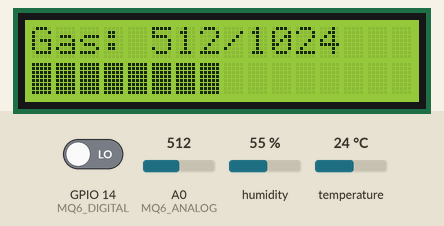
The program below on a simulated ESP8266 (NodeMCU). Parts: 16×2 character LCD. The test bench sets the inputs (shaded band); at power-on: A0 (MQ6_ANALOG) = 512, GPIO 14 (MQ6_DIGITAL) LOW, humidity 55 %, temperature 24 °C. WiFi joins after 1.5 s; servers stay silent unless stated; uploads are accepted with an empty reply; what the program prints to the serial monitor is not drawn.

Above: at 7.8 s.
7.9 s: A0 (MQ6_ANALOG) set to 290
At 10.3 s:
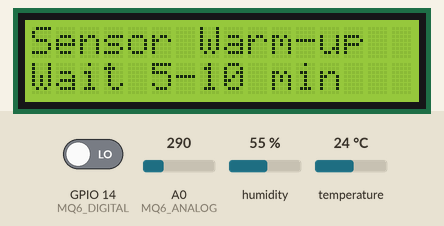
14.3 s: A0 (MQ6_ANALOG) set to 122
At 19.6 s:
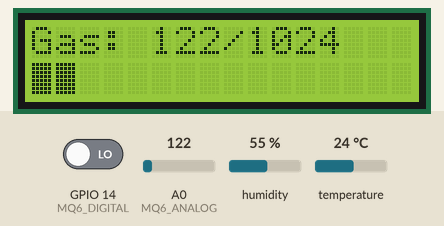
20.4 s: A0 (MQ6_ANALOG) set to 10
At 22.7 s:
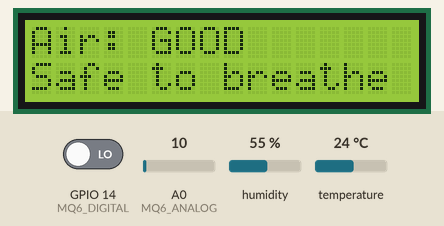
26.5 s: A0 (MQ6_ANALOG) set to 716
At 31.9 s:
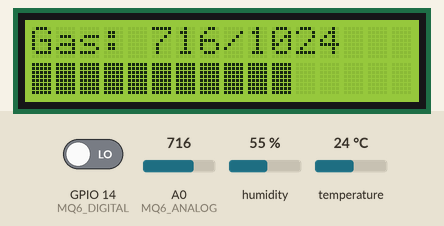
32.7 s: A0 (MQ6_ANALOG) set to 900
At 34.1 s:
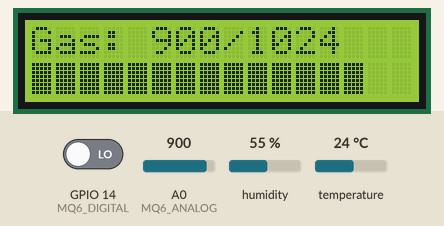
38.8 s: A0 (MQ6_ANALOG) set to 1023
At 44.1 s:
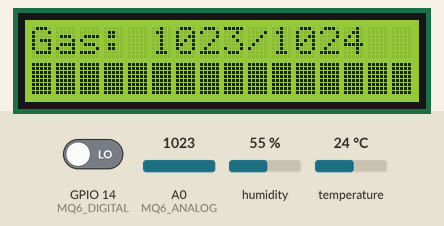
Timing chart, 0 to 45.6 s (numbered marks = the images above; inputs shaded):
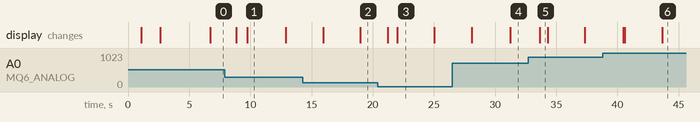

Measured:
- after the input at 7.9 s, the display: first changes after 0.94 s (image 1 shows a later state)
- after the input at 14.3 s, the display: first differs from a run without the input after 4.7 s (image 2)
- after the input at 20.4 s, the display: first changes after 0.82 s (image 3 shows a later state)
- after the input at 26.5 s, the display: first differs from a run without the input after 4.7 s (image 4)
- after the input at 32.7 s, the display: changes after 0.95 s (image 5)
- after the input at 38.8 s, the display: first differs from a run without the input after 4.9 s (image 6)
- what the display in image 1 shows lasts 3.2 s, from 9.7 s to 12.9 s

The program:

main.cpp
```cpp
/*
 * ESP8266 IoT Sensor Monitor with WiFi Cloud Integration
 *
 * Sensors: DHT11 (Temp/Humidity), MQ-6 (Gas), LCD I2C (Display)
 * Features: WiFi connectivity, Cloud data upload, Local LCD display
 *
 * Hardware:
 * - DHT11: Data → D4 (GPIO2), 8.2kΩ pull-up, VCC → 3.3V
 * - MQ-6:  AOUT → A0, DOUT → D5, VCC → 5V
 * - LCD:   SDA → D2 (GPIO4), SCL → D1 (GPIO5), VCC → 3.3V
 */

#include <Arduino.h>
#include <ESP8266WiFi.h>
#include <ESP8266HTTPClient.h>
#include <WiFiClient.h>
#include <Wire.h>
#include <LiquidCrystal_I2C.h>
#include <DHT.h>

// ========== WiFi CONFIGURATION ==========
// CHANGE THESE TO YOUR WiFi CREDENTIALS!
const char* ssid = "Akashesp";           // Your hotspot name
const char* password = "";                // Empty for open network (no password)

// ========== CLOUD SERVER CONFIGURATION ==========
// Your computer's IP address on Akashesp hotspot
// Current IP: 10.108.168.147
const char* serverUrl = "http://10.108.168.147:5001/api/sensor-data";

// ========== PIN DEFINITIONS ==========
#define DHT_PIN 2              // GPIO2 = D4
#define DHT_TYPE DHT11
#define MQ6_ANALOG A0
#define MQ6_DIGITAL 14         // GPIO14 = D5

// ========== LCD SETUP ==========
#define LCD_ADDRESS 0x27
LiquidCrystal_I2C lcd(LCD_ADDRESS, 16, 2);

// ========== SENSOR INITIALIZATION ==========
DHT dht(DHT_PIN, DHT_TYPE);
WiFiClient wifiClient;

// ========== VARIABLES ==========
float temperature = 0.0;
float humidity = 0.0;
int gasAnalog = 0;
int gasDigital = 0;

unsigned long lastSensorRead = 0;
unsigned long lastCloudUpload = 0;
unsigned long lastDisplayUpdate = 0;

const unsigned long SENSOR_INTERVAL = 2000;    // Read sensors every 2 seconds
const unsigned long CLOUD_INTERVAL = 10000;    // Upload to cloud every 10 seconds
const unsigned long DISPLAY_INTERVAL = 3000;   // Change display every 3 seconds

int displayMode = 0;
bool wifiConnected = false;
int uploadCount = 0;

// Function declarations
void connectWiFi();
void readSensors();
void uploadToCloud();
void updateLCD();
void printSerialData();

void setup() {
  // ========== SERIAL MONITOR ==========
  Serial.begin(115200);
  delay(1000);
  Serial.println("\n\n========================================");
  Serial.println("ESP8266 IoT Sensor Monitor with WiFi");
  Serial.println("========================================");

  // ========== SENSORS INITIALIZATION ==========
  Serial.println("Initializing sensors...");
  dht.begin();
  pinMode(MQ6_DIGITAL, INPUT);

  // ========== LCD INITIALIZATION ==========
  Wire.begin(4, 5);  // SDA, SCL
  lcd.init();
  lcd.backlight();
  lcd.clear();
  lcd.setCursor(0, 0);
  lcd.print("IoT Sensor");
  lcd.setCursor(0, 1);
  lcd.print("Connecting WiFi");

  Serial.println("✓ Sensors initialized");
  Serial.println("✓ LCD initialized");

  // ========== WiFi CONNECTION ==========
  connectWiFi();

  Serial.println("\n========================================");
  Serial.println("Setup Complete!");
  Serial.println("========================================\n");

  delay(2000);
}

void loop() {
  unsigned long currentMillis = millis();

  // Check WiFi connection
  if (WiFi.status() != WL_CONNECTED) {
    wifiConnected = false;
    connectWiFi();
  } else {
    wifiConnected = true;
  }

  // Read sensors
  if (currentMillis - lastSensorRead >= SENSOR_INTERVAL) {
    lastSensorRead = currentMillis;
    readSensors();
    printSerialData();
  }

  // Upload to cloud
  if (currentMillis - lastCloudUpload >= CLOUD_INTERVAL) {
    lastCloudUpload = currentMillis;
    if (wifiConnected) {
      uploadToCloud();
    }
  }

  // Update LCD display
  if (currentMillis - lastDisplayUpdate >= DISPLAY_INTERVAL) {
    lastDisplayUpdate = currentMillis;
    displayMode = (displayMode + 1) % 4;  // 4 screens
  }
  updateLCD();

  delay(100);
}

// ========== WiFi CONNECTION ==========
void connectWiFi() {
  Serial.println("\nConnecting to WiFi...");
  Serial.print("SSID: ");
  Serial.println(ssid);

  WiFi.mode(WIFI_STA);
  WiFi.begin(ssid, password);

  int attempts = 0;
  while (WiFi.status() != WL_CONNECTED && attempts < 20) {
    delay(500);
    Serial.print(".");
    attempts++;
  }

  if (WiFi.status() == WL_CONNECTED) {
    Serial.println("\n✓ WiFi Connected!");
    Serial.print("IP Address: ");
    Serial.println(WiFi.localIP());
    Serial.print("Signal Strength: ");
    Serial.print(WiFi.RSSI());
    Serial.println(" dBm");

    lcd.clear();
    lcd.setCursor(0, 0);
    lcd.print("WiFi Connected!");
    lcd.setCursor(0, 1);
    lcd.print(WiFi.localIP());
    delay(2000);

    wifiConnected = true;
  } else {
    Serial.println("\n✗ WiFi Connection Failed!");
    Serial.println("Check SSID and password");

    lcd.clear();
    lcd.setCursor(0, 0);
    lcd.print("WiFi Failed!");
    lcd.setCursor(0, 1);
    lcd.print("Check settings");
    delay(2000);

    wifiConnected = false;
  }
}

// ========== READ SENSORS ==========
void readSensors() {
  temperature = dht.readTemperature();
  humidity = dht.readHumidity();
  gasAnalog = analogRead(MQ6_ANALOG);
  gasDigital = digitalRead(MQ6_DIGITAL);
}

// ========== UPLOAD TO CLOUD ==========
void uploadToCloud() {
  if (!wifiConnected) return;

  HTTPClient http;

  // Create JSON payload
  String jsonData = "{";
  jsonData += "\"temperature\":" + String(temperature, 1) + ",";
  jsonData += "\"humidity\":" + String(humidity, 1) + ",";
  jsonData += "\"gas_analog\":" + String(gasAnalog) + ",";
  jsonData += "\"gas_digital\":" + String(gasDigital) + ",";
  jsonData += "\"timestamp\":" + String(millis()) + ",";
  jsonData += "\"device_id\":\"ESP8266_" + WiFi.macAddress() + "\"";
  jsonData += "}";

  http.begin(wifiClient, serverUrl);
  http.addHeader("Content-Type", "application/json");

  int httpCode = http.POST(jsonData);

  if (httpCode > 0) {
    uploadCount++;
    Serial.print("☁ Cloud Upload #");
    Serial.print(uploadCount);
    Serial.print(" - HTTP ");
    Serial.print(httpCode);

    if (httpCode == 200 || httpCode == 201) {
      Serial.println(" ✓ SUCCESS");
    } else {
      Serial.println(" - Response: " + http.getString());
    }
  } else {
    Serial.print("✗ Upload failed: ");
    Serial.println(http.errorToString(httpCode));
  }

  http.end();
}

// ========== PRINT SERIAL DATA ==========
void printSerialData() {
  Serial.println("========================================");
  Serial.println("Sensor Readings:");
  Serial.println("----------------------------------------");

  if (isnan(temperature) || isnan(humidity)) {
    Serial.println("DHT11: ✗ Failed to read");
  } else {
    Serial.println("DHT11: ✓ Working");
    Serial.print("  Temperature: ");
    Serial.print(temperature, 1);
    Serial.println(" °C");
    Serial.print("  Humidity:    ");
    Serial.print(humidity, 1);
    Serial.println(" %");
  }

  Serial.println("\nMQ-6 Gas Sensor:");
  Serial.print("  Analog:  ");
  Serial.print(gasAnalog);
  Serial.print(" / 1024 (");
  Serial.print((gasAnalog / 1024.0) * 100, 1);
  Serial.println("%)");
  Serial.print("  Digital: ");
  Serial.println(gasDigital == HIGH ? "HIGH" : "LOW");

  Serial.print("\nWiFi: ");
  Serial.print(wifiConnected ? "✓ Connected (" : "✗ Disconnected");
  if (wifiConnected) {
    Serial.print(WiFi.RSSI());
    Serial.println(" dBm)");
  } else {
    Serial.println();
  }
  Serial.print("Cloud Uploads: ");
  Serial.println(uploadCount);

  Serial.println("========================================\n");
}

// ========== UPDATE LCD DISPLAY ==========
void updateLCD() {
  switch (displayMode) {
    case 0:  // Temperature & Humidity
    {
      lcd.setCursor(0, 0);
      if (isnan(temperature)) {
        lcd.print("Temp: ERROR     ");
      } else {
        lcd.print("T:");
        lcd.print(temperature, 1);
        lcd.print((char)223);
        lcd.print("C H:");
        lcd.print(humidity, 0);
        lcd.print("%  ");
      }

      lcd.setCursor(0, 1);
      lcd.print("DHT11 Working   ");
      break;
    }

    case 1:  // Gas Level with Bar
    {
      lcd.setCursor(0, 0);
      lcd.print("Gas: ");
      if (gasAnalog < 10) lcd.print("  ");
      else if (gasAnalog < 100) lcd.print(" ");
      lcd.print(gasAnalog);
      lcd.print("/1024  ");

      lcd.setCursor(0, 1);
      int bars = map(gasAnalog, 0, 1024, 0, 16);
      for(int i = 0; i < 16; i++) {
        lcd.print(i < bars ? (char)255 : ' ');
      }
      break;
    }

    case 2:  // Gas Status
    {
      lcd.setCursor(0, 0);
      if (gasAnalog < 100) {
        lcd.print("Air: GOOD       ");
        lcd.setCursor(0, 1);
        lcd.print("Safe to breathe ");
      } else if (gasAnalog < 300) {
        lcd.print("Sensor Warm-up  ");
        lcd.setCursor(0, 1);
        lcd.print("Wait 5-10 min   ");
      } else {
        lcd.print("Gas ELEVATED!   ");
        lcd.setCursor(0, 1);
        lcd.print("Check area      ");
      }
      break;
    }

    case 3:  // WiFi & Cloud Status
    {
      lcd.setCursor(0, 0);
      if (wifiConnected) {
        lcd.print("WiFi: OK        ");
        lcd.setCursor(0, 1);
        lcd.print("Uploads: ");
        lcd.print(uploadCount);
        lcd.print("      ");
      } else {
        lcd.print("WiFi: OFFLINE   ");
        lcd.setCursor(0, 1);
        lcd.print("Reconnecting... ");
      }
      break;
    }
  }
}
```
